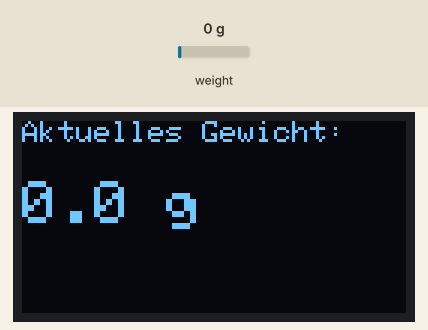
A sketch run on a simulated ESP32. On the bench: 128×64 one-colour display. Inputs (shaded band) come from the test bench; at power-on: weight on the scale 0 g. WiFi joins after 1.5 s; servers stay silent unless stated; no MQTT or app messages arrive unless stated; what the sketch prints to the serial monitor is not drawn.

Above: at 4.2 s.
4.3 s: weight on the scale set to 100 g
At 7.8 s:
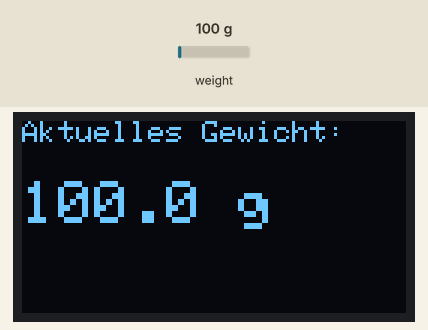
8.1 s: weight on the scale set to 1250 g
At 11.1 s:
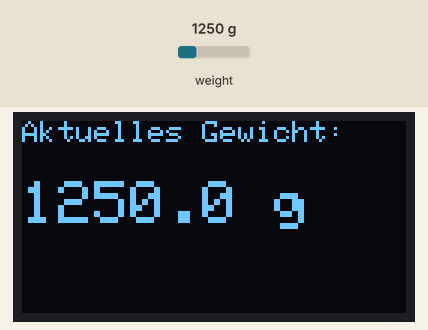
11.6 s: weight on the scale set to 2500 g
At 13.2 s:
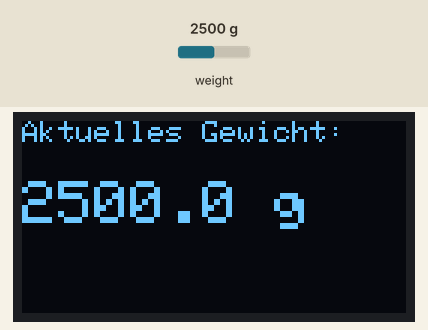
Timing chart, 0 to 14.7 s (numbered marks = the images above; inputs shaded):
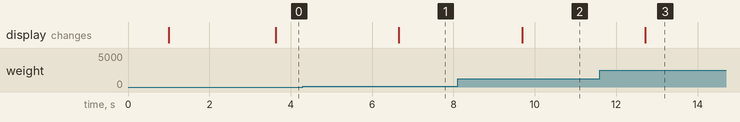

The sketch:

ESP32Code.ino
```cpp
#include <WiFi.h>
#include <WiFiClientSecure.h>
#include <PubSubClient.h>
#include <HX711.h>
#include <Adafruit_GFX.h>
#include <Adafruit_SSD1306.h>

#define SCREEN_WIDTH 128
#define SCREEN_HEIGHT 64
#define OLED_RESET    -1  // Der OLED hat kein Reset-Pin, daher -1 verwenden
Adafruit_SSD1306 display(SCREEN_WIDTH, SCREEN_HEIGHT, &Wire, OLED_RESET);

// Gewichtssensor-Pins
#define DOUT_PIN 4  // Datenpin des HX711
#define SCK_PIN 5   // Clock-Pin des HX711

HX711 scale;

// WLAN-Zugangsdaten
const char* ssid = "DBClab-DCP";
const char* password = "DigitalCapstoneProject-2425!";

// HiveMQ Zugangsdaten
const char* mqtt_server = "70a7da0f9b9b4efaac99e5ae42a0edf0.s1.eu.hivemq.cloud";
const int mqtt_port = 8883;
const char* mqtt_user = "DCPnano";
const char* mqtt_password = "DCPlab2425";
const char* root_ca_cert = R"EOF(
-----BEGIN CERTIFICATE-----
MIIFazCCA1OgAwIBAgIRAIIQz7DSQONZRGPgu2OCiwAwDQYJKoZIhvcNAQELBQAw
TzELMAkGA1UEBhMCVVMxKTAnBgNVBAoTIEludGVybmV0IFNlY3VyaXR5IFJlc2Vh
cmNoIEdyb3VwMRUwEwYDVQQDEwxJU1JHIFJvb3QgWDEwHhcNMTUwNjA0MTEwNDM4
WhcNMzUwNjA0MTEwNDM4WjBPMQswCQYDVQQGEwJVUzEpMCcGA1UEChMgSW50ZXJu
ZXQgU2VjdXJpdHkgUmVzZWFyY2ggR3JvdXAxFTATBgNVBAMTDElTUkcgUm9vdCBY
MTCCAiIwDQYJKoZIhvcNAQEBBQADggIPADCCAgoCggIBAK3oJHP0FDfzm54rVygc
h77ct984kIxuPOZXoHj3dcKi/vVqbvYATyjb3miGbESTtrFj/RQSa78f0uoxmyF+
0TM8ukj13Xnfs7j/EvEhmkvBioZxaUpmZmyPfjxwv60pIgbz5MDmgK7iS4+3mX6U
A5/TR5d8mUgjU+g4rk8Kb4Mu0UlXjIB0ttov0DiNewNwIRt18jA8+o+u3dpjq+sW
T8KOEUt+zwvo/7V3LvSye0rgTBIlDHCNAymg4VMk7BPZ7hm/ELNKjD+Jo2FR3qyH
B5T0Y3HsLuJvW5iB4YlcNHlsdu87kGJ55tukmi8mxdAQ4Q7e2RCOFvu396j3x+UC
B5iPNgiV5+I3lg02dZ77DnKxHZu8A/lJBdiB3QW0KtZB6awBdpUKD9jf1b0SHzUv
KBds0pjBqAlkd25HN7rOrFleaJ1/ctaJxQZBKT5ZPt0m9STJEadao0xAH0ahmbWn
OlFuhjuefXKnEgV4We0+UXgVCwOPjdAvBbI+e0ocS3MFEvzG6uBQE3xDk3SzynTn
jh8BCNAw1FtxNrQHusEwMFxIt4I7mKZ9YIqioymCzLq9gwQbooMDQaHWBfEbwrbw
qHyGO0aoSCqI3Haadr8faqU9GY/rOPNk3sgrDQoo//fb4hVC1CLQJ13hef4Y53CI
rU7m2Ys6xt0nUW7/vGT1M0NPAgMBAAGjQjBAMA4GA1UdDwEB/wQEAwIBBjAPBgNV
HRMBAf8EBTADAQH/MB0GA1UdDgQWBBR5tFnme7bl5AFzgAiIyBpY9umbbjANBgkq
hkiG9w0BAQsFAAOCAgEAVR9YqbyyqFDQDLHYGmkgJykIrGF1XIpu+ILlaS/V9lZL
ubhzEFnTIZd+50xx+7LSYK05qAvqFyFWhfFQDlnrzuBZ6brJFe+GnY+EgPbk6ZGQ
3BebYhtF8GaV0nxvwuo77x/Py9auJ/GpsMiu/X1+mvoiBOv/2X/qkSsisRcOj/KK
NFtY2PwByVS5uCbMiogziUwthDyC3+6WVwW6LLv3xLfHTjuCvjHIInNzktHCgKQ5
ORAzI4JMPJ+GslWYHb4phowim57iaztXOoJwTdwJx4nLCgdNbOhdjsnvzqvHu7Ur
TkXWStAmzOVyyghqpZXjFaH3pO3JLF+l+/+sKAIuvtd7u+Nxe5AW0wdeRlN8NwdC
jNPElpzVmbUq4JUagEiuTDkHzsxHpFKVK7q4+63SM1N95R1NbdWhscdCb+ZAJzVc
oyi3B43njTOQ5yOf+1CceWxG1bQVs5ZufpsMljq4Ui0/1lvh+wjChP4kqKOJ2qxq
4RgqsahDYVvTH9w7jXbyLeiNdd8XM2w9U/t7y0Ff/9yi0GE44Za4rF2LN9d11TPA
mRGunUHBcnWEvgJBQl9nJEiU0Zsnvgc/ubhPgXRR4Xq37Z0j4r7g1SgEEzwxA57d
emyPxgcYxn/eR44/KJ4EBs+lVDR3veyJm+kXQ99b21/+jh5Xos1AnX5iItreGCc=
-----END CERTIFICATE-----

)EOF";

// MQTT Thema und Client
const char* mqtt_topic = "weight/data";
WiFiClientSecure espClient;
PubSubClient client(espClient);

void setup() {
  Serial.begin(115200);
  scale.begin(DOUT_PIN, SCK_PIN);

  // Kalibrierung des Gewichtssensors (Anpassen auf deinen spezifischen Sensor)
  scale.set_scale(103.5765f);  // Kalibrierungsfaktor, muss angepasst werden
  scale.tare();             // Nullpunkt setzen

  // OLED initialisieren
  Wire.begin();
  if(!display.begin(SSD1306_SWITCHCAPVCC, 0x3C)) {
    Serial.println(F("OLED konnte nicht initialisiert werden"));
    while(true);  // Stoppe, wenn das Display nicht gefunden wird
  }
  display.clearDisplay();
  display.display();

  // WLAN-Verbindung aufbauen
  WiFi.begin(ssid, password);
  while (WiFi.status() != WL_CONNECTED) {
    delay(500);
    Serial.print(".");
  }
  Serial.println("WiFi verbunden");

  // MQTT konfigurieren
  espClient.setCACert(root_ca_cert);
  client.setServer(mqtt_server, mqtt_port);
  connectMQTT();
}

void connectMQTT() {
  while (!client.connected()) {
    Serial.print("MQTT-Verbindung herstellen...");
    if (client.connect("ESP32Client", mqtt_user, mqtt_password)) {
      Serial.println("Verbunden!");
    } else {
      Serial.print("Fehler, rc=");
      Serial.print(client.state());
      delay(5000);
    }
  }
}

void loop() {
  if (!client.connected()) {
    connectMQTT();
  }
  client.loop();

  // Gewichtsmessung durchführen
  float weight = scale.get_units(10);  // Durchschnittswert aus 10 Messungen
  Serial.print("Gewicht: ");
  Serial.print(weight);
  Serial.println(" g");

  // Gewicht auf dem OLED-Display anzeigen
  display.clearDisplay();
  display.setTextSize(1);
  display.setTextColor(SSD1306_WHITE);
  display.setCursor(0, 0);
  display.println("Aktuelles Gewicht:");
  display.setTextSize(2);
  display.setCursor(0, 20);
  display.print(weight, 1);
  display.println(" g");
  display.display();

  // Gewichtsdaten über MQTT senden
  String weightStr = String(weight, 1);
  if (client.publish(mqtt_topic, weightStr.c_str())) {
    Serial.println("Daten erfolgreich gesendet");
  } else {
    Serial.println("Fehler beim Senden der Daten");
  }

  delay(2000);  // Wartezeit bis zur nächsten Messung
}
```

Measured:
- after the input at 4.3 s, the display: changes after 2.4 s (image 1)
- after the input at 8.1 s, the display: changes after 1.6 s (image 2)
- after the input at 11.6 s, the display: changes after 1.1 s (image 3)
